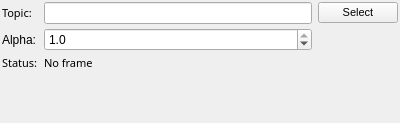
<?xml version="1.0" encoding="UTF-8"?>
<ui version="4.0">
 <class>occupancy_grid_config</class>
 <widget class="QWidget" name="occupancy_grid_config">
  <property name="geometry">
   <rect>
    <x>0</x>
    <y>0</y>
    <width>400</width>
    <height>123</height>
   </rect>
  </property>
  <property name="windowTitle">
   <string>Form</string>
  </property>
  <property name="styleSheet">
   <string notr="true"/>
  </property>
  <layout class="QGridLayout" name="gridLayout" columnstretch="0,0,0">
   <property name="leftMargin">
    <number>2</number>
   </property>
   <property name="topMargin">
    <number>2</number>
   </property>
   <property name="rightMargin">
    <number>2</number>
   </property>
   <property name="bottomMargin">
    <number>2</number>
   </property>
   <property name="verticalSpacing">
    <number>4</number>
   </property>
   <item row="5" column="1">
    <spacer name="verticalSpacer">
     <property name="orientation">
      <enum>Qt::Vertical</enum>
     </property>
     <property name="sizeHint" stdset="0">
      <size>
       <width>20</width>
       <height>40</height>
      </size>
     </property>
    </spacer>
   </item>
   <item row="2" column="0">
    <widget class="QLabel" name="label">
     <property name="font">
      <font>
       <family>Sans Serif</family>
       <pointsize>8</pointsize>
      </font>
     </property>
     <property name="text">
      <string>Topic:</string>
     </property>
    </widget>
   </item>
   <item row="4" column="0">
    <widget class="QLabel" name="label_2">
     <property name="font">
      <font>
       <family>Sans Serif</family>
       <pointsize>8</pointsize>
      </font>
     </property>
     <property name="text">
      <string>Status:</string>
     </property>
    </widget>
   </item>
   <item row="4" column="1" colspan="2">
    <widget class="QLabel" name="status">
     <property name="font">
      <font>
       <family>Sans Serif</family>
       <pointsize>8</pointsize>
      </font>
     </property>
     <property name="styleSheet">
      <string notr="true"/>
     </property>
     <property name="text">
      <string>No frame</string>
     </property>
     <property name="wordWrap">
      <bool>true</bool>
     </property>
    </widget>
   </item>
   <item row="2" column="2">
    <widget class="QPushButton" name="select_topic">
     <property name="font">
      <font>
       <pointsize>8</pointsize>
      </font>
     </property>
     <property name="text">
      <string>Select</string>
     </property>
    </widget>
   </item>
   <item row="2" column="1">
    <widget class="QLineEdit" name="topic">
     <property name="font">
      <font>
       <pointsize>8</pointsize>
      </font>
     </property>
    </widget>
   </item>
   <item row="3" column="0">
    <widget class="QLabel" name="label_3">
     <property name="text">
      <string>Alpha:</string>
     </property>
    </widget>
   </item>
   <item row="3" column="1">
    <widget class="QDoubleSpinBox" name="alpha">
     <property name="decimals">
      <number>1</number>
     </property>
     <property name="maximum">
      <double>1.000000000000000</double>
     </property>
     <property name="singleStep">
      <double>0.100000000000000</double>
     </property>
     <property name="value">
      <double>1.000000000000000</double>
     </property>
    </widget>
   </item>
  </layout>
 </widget>
 <resources/>
 <connections/>
 <slots>
  <slot>SelectColor()</slot>
  <slot>SelectTopic()</slot>
  <slot>TopicEdited()</slot>
  <slot>PositionToleranceChanged(double)</slot>
  <slot>AngleToleranceChanged(double)</slot>
 </slots>
</ui>
